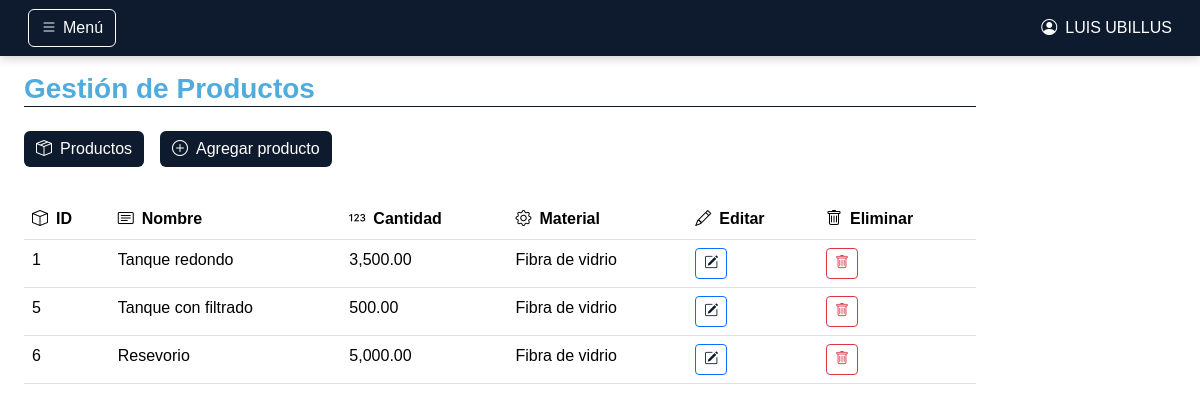
Screenshot of /public/system/product.php (signed in) with the database file from the repository.
### tables this page shows
CREATE TABLE `product` (
  `productId` int(11) NOT NULL,
  `productName` varchar(50) NOT NULL,
  `quantity` double(7,2) NOT NULL,
  `material` varchar(50) NOT NULL,
  `productCost` double(6,2) NOT NULL
);

### public/system/product.php (called while the page is built)
<?php
require_once $_SERVER["DOCUMENT_ROOT"]."/preval_web/controllers/ProductController.php";
$productController = new ProductController();
$productController->processRequest();
$products = $productController->getProducts();
require_once $_SERVER["DOCUMENT_ROOT"]."/preval_web/views/system/product.php";
?>

### controllers/ProductController.php (called while the page is built, shortened)
<?php
class ProductController
{
    private $products = null;
    public function processRequest()
    {
        if ($_SERVER['REQUEST_METHOD'] == 'GET') {
            $this->processGetRequest();
        } elseif ($_SERVER['REQUEST_METHOD'] == 'POST') {
            if (isset($_POST['operation']) && $_POST['operation'] === 'save') {
                $this->save();
            }elseif (isset($_POST['operation']) && $_POST['operation'] === 'update') {
                $this->update();
            }
        }
    }
    private function processGetRequest()
    {
        try {
            require_once $_SERVER["DOCUMENT_ROOT"] . "/preval_web/models/Product.php";
            $conexion = (new Conexion())->conectar();
            $productModel = new Product();
            $this->products = $productModel->getAllProducts($conexion);
        } catch (Exception $e) {
            FlashMessage::set('error', $e->getMessage());
        } finally {
            if (isset($conexion) && $conexion instanceof mysqli) {
                $conexion->close();
            }
        }
    }
    public function getProducts()
    {
        return $this->products;
    }
}

### models/Product.php (called while the page is built, shortened)
<?php
class Product{
    public function getAllProducts($conexion) {
        try {
            $stmt = $conexion->prepare("SELECT * FROM product");
            if (!$stmt->execute()) {
                throw new Exception("Error executing statement: " . $stmt->error);
            }
            $result = $stmt->get_result();
            $products = [];
            while ($product = $result->fetch_object()) {
                $products[] = $product;
            }
            return $products;
        } catch (Exception $e) {
            throw $e;
        } finally {
            if (isset($stmt)) {
                $stmt->close();
            }
        }
    }
}
?>

### views/system/product.php (the view, shortened to what this page needs)
<!DOCTYPE html>
<html lang="en">
<head>
  <link href="https://cdn.jsdelivr.net/npm/bootstrap@5.3.3/dist/css/bootstrap.min.css" rel="stylesheet">
  <link rel="stylesheet" href="https://cdn.jsdelivr.net/npm/bootstrap-icons@1.13.1/font/bootstrap-icons.min.css">
</head>
<body>
<?php
require_once $_SERVER["DOCUMENT_ROOT"]."/preval_web/parcials/employerNab.php";
?>
<main class="col-sm-12 col-md-9 col-lg-10 px-4 py-3">
  <h3 class="title">Gestión de Productos</h3>
  <div class="btn-container">
    <button class="btn btn-custom-primary" type="button" data-bs-toggle="collapse" data-bs-target="#productTableCollapse" aria-expanded="true" aria-controls="productTableCollapse">
      <i class="bi bi-box-seam me-2"></i>Productos
    </button>
    <button class="btn btn-custom-primary" type="button" data-bs-toggle="collapse" data-bs-target="#productFormCollapse" aria-expanded="false" aria-controls="productFormCollapse">
      <i class="bi bi-plus-circle me-2"></i>Agregar producto
    </button>
  </div>
  <div class="collapse show" id="productTableCollapse">
    <div class="table-responsive">
      <table class="table table-custom table-hover">
        <thead>
          <tr>
            <th><i class="bi bi-box me-2"></i>ID</th>
            <th><i class="bi bi-card-text me-2"></i>Nombre</th>
            <th><i class="bi bi-123 me-2"></i>Cantidad</th>
            <th><i class="bi bi-gear me-2"></i>Material</th>
            <th><i class="bi bi-pencil me-2"></i>Editar</th>
            <th><i class="bi bi-trash me-2"></i>Eliminar</th>
          </tr>
        </thead>
        <tbody>
          <?php if(empty($products)): ?>
            <tr>
              <td colspan="6" class="text-center">No hay productos registrados</td>
            </tr>
          <?php else: ?>
            <?php foreach($products as $product): ?>
              <tr>
                <td><?= $product->productId ?></td>
                <td><?= htmlspecialchars($product->productName) ?></td>
                <td><?= number_format($product->quantity, 2) ?></td>
                <td><?= htmlspecialchars($product->material) ?></td>
                <td>
                  <a href="#" class="btn btn-sm btn-outline-primary"
                    onclick="editProduct(
                      '<?= $product->productId ?>',
                      '<?= htmlspecialchars($product->productName, ENT_QUOTES) ?>',
                      '<?= $product->quantity ?>',
                      '<?= htmlspecialchars($product->material, ENT_QUOTES) ?>')">
                    <i class="bi bi-pencil-square"></i>
                  </a>
                </td>
                <td>
                  <a href="#" class="btn btn-sm btn-outline-danger"
                    onclick="deleteProduct(event, '<?= $product->productId ?>')">
                    <i class="bi bi-trash"></i>
                  </a>
                </td>
              </tr>
            <?php endforeach; ?>
          <?php endif; ?>
        </tbody>
      </table>
    </div>
  </div>
</main>
</body>
</html>

### views/system/product.php (style rules this page uses)
:root { --primaryColor: #0e1b2e; --secundaryColor: #50acdd; --textColor: #fff; --fontFamily: 'Poppins', sans-serif; }
body { font-family: var(--fontFamily); }
.btn-custom-primary { background-color: var(--primaryColor); color: var(--textColor); border: none; transition: all 0.3s ease; }
.table-custom thead { background-color: var(--primaryColor); color: var(--textColor); }
.btn-container { display: flex; gap: 1rem; margin-bottom: 2rem; }
h3 { color: var(--primaryColor); margin-bottom: 1.5rem; font-weight: 600; }
.bi-pencil-square { color: var(--primaryColor); }
.title { color: var(--secundaryColor); border-bottom: 1px solid var(--primaryColor); }

### parcials/employerNab.php (style rules this page uses)
:root { --primaryColor: #0e1b2e; --secundaryColor: #50acdd; --textColor: #fff; --fontFamily: 'Poppins', sans-serif; }

### rows the page displays
product: productId "1", productName "Tanque redondo", quantity "3,500.00", material "Fibra de vidrio"
product: productId "5", productName "Tanque con filtrado", quantity "500.00", material "Fibra de vidrio"
product: productId "6", productName "Resevorio", quantity "5,000.00", material "Fibra de vidrio"

### other values shown
$_SESSION['name'] "LUIS UBILLUS"
